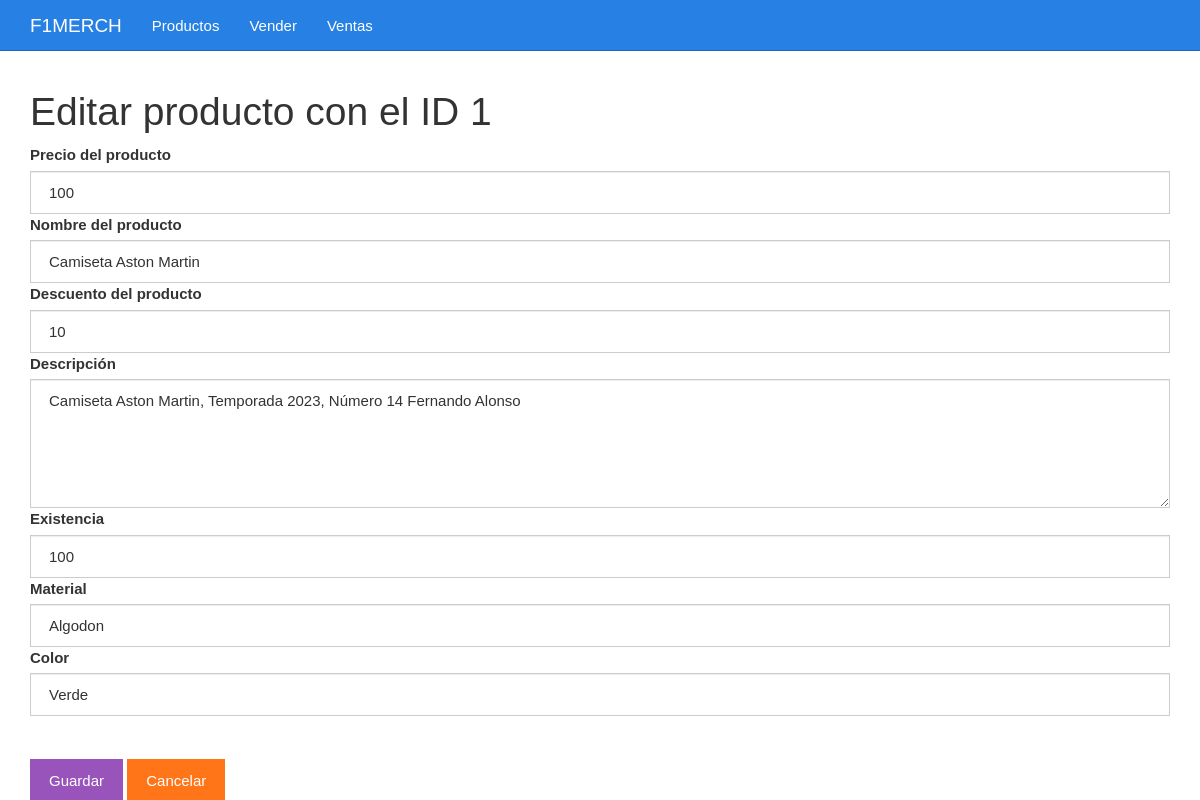
Screenshot of /editar.php?id=1 with the database file from the repository.
### tables this page shows
CREATE TABLE `producto` (
  `id_producto` int(100) NOT NULL,
  `producto_precio` float(10,2) NOT NULL,
  `producto_nombre` varchar(50) NOT NULL,
  `producto_descuento` int(3) NOT NULL,
  `descripcion` varchar(100) NOT NULL,
  `existencia` int(50) NOT NULL,
  `material` varchar(50) NOT NULL,
  `color` varchar(50) NOT NULL
);

### editar.php (the view, shortened to what this page needs)
<?php
$id = $_GET["id"];
include_once "base_de_datos.php";
$sentencia = $base_de_datos->prepare("SELECT * FROM producto WHERE id_producto = ?;");
$sentencia->execute([$id]);
$producto = $sentencia->fetch(PDO::FETCH_OBJ);
?>
<?php include_once "encabezado.php" ?>
	<div class="col-xs-12">
		<h1>Editar producto con el ID <?php echo $producto->id_producto; ?></h1>
		<form method="post" action="guardarDatosEditados.php">
			<label for="precioVenta">Precio del producto</label>
			<input value="<?php echo $producto->producto_precio ?>" class="form-control" name="precio" required type="text" id="precioVenta">
			<label for="precioCompra">Nombre del producto</label>
			<input value="<?php echo $producto->producto_nombre ?>" class="form-control" name="nombre" required type="text" id="precioCompra">
			<label for="precioCompra">Descuento del producto</label>
			<input value="<?php echo $producto->producto_descuento ?>" class="form-control" name="descuento" required type="text" id="precioCompra">
			<label for="descripcion">Descripción</label>
			<textarea required id="descripcion" name="descripcion" cols="30" rows="5" class="form-control"><?php echo $producto->descripcion ?></textarea>
			<label for="precioVenta">Existencia</label>
			<input value="<?php echo $producto->existencia ?>" class="form-control" name="existencia" required type="text" id="precioVenta">
			<label for="precioCompra">Material</label>
			<input value="<?php echo $producto->material ?>" class="form-control" name="material" required type="text" id="precioCompra">
			<label for="existencia">Color</label>
			<input value="<?php echo $producto->color ?>" class="form-control" name="color" required type="text" id="existencia">
			<br><br><input class="btn btn-info" type="submit" value="Guardar">
			<a class="btn btn-warning" href="./listar.php">Cancelar</a>
		</form>
	</div>
<?php include_once "pie.php" ?>

### css/estilo.css (style rules this page uses)
body { padding-top: 70px; }

### rows the page displays
producto: id_producto "1", precio "100", nombre "Camiseta Aston Martin", descuento "10", descripcion "Camiseta Aston Martin, Temporada 2023, Número 14 Fernando Alonso", existencia "100", material "Algodon", color "Verde"
